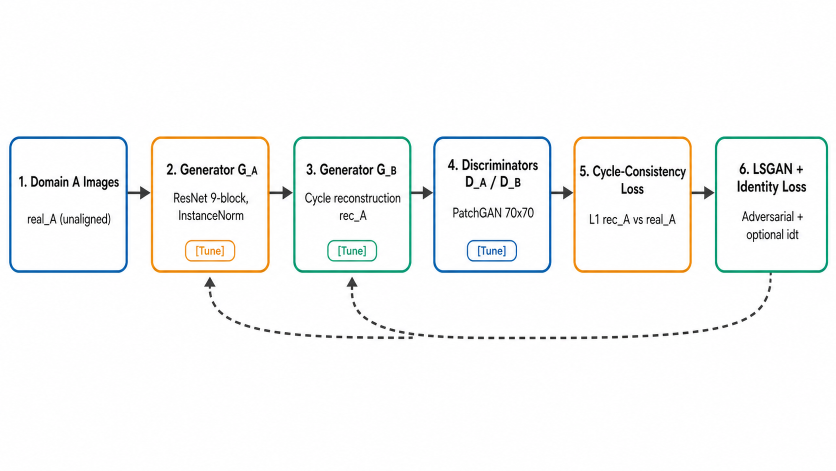
#> input picture examples/benchmarks/cyclegan/generated.png, 1672 x 941 px (shown at 1/2 size)
$ python probe_palette.py ../../examples/benchmarks/cyclegan/generated.png
#> lines starting #> are read from the running program, lines starting #| are printed output that depends on the picture
#!/usr/bin/env python3
"""Probe a slide image and recommend a safe chroma-key color for icon extraction.

Why: in Part 2 we extract icons onto a flat chroma-key canvas and then remove that
color with `remove_chroma_key.py`. If the slide itself contains the key color
(e.g. a green slide keyed on green), the icons get eaten by the matte. This tool
samples the slide, reports which candidate key colors collide with the artwork,
and prints the first safe one.

Usage:
    python3 scripts/probe_palette.py SLIDE.png
    python3 scripts/probe_palette.py SLIDE.png --json

Output (human): a recommendation line `recommended_key: #ff00ff` plus per-candidate
coverage. With --json: a single machine-readable JSON line.
"""
from __future__ import annotations

import argparse
import colorsys
import json
import sys
from pathlib import Path

# Candidate key colors in priority order. Green first (best matte behaviour in
# remove_chroma_key.py), then magenta, orange, red, cyan. Each entry is
# (name, hex, target_hue_degrees).
CANDIDATES = [
    ("green", "#00ff00", 120.0),
    ("magenta", "#ff00ff", 300.0),
    ("orange", "#ff7a00", 30.0),
    ("red", "#ff0033", 350.0),
    ("cyan", "#00ffff", 180.0),
]

# A pixel "collides" with a candidate when it is a vivid pixel whose hue is near
# the candidate hue. We only count vivid pixels (high saturation + mid/high
# value) because the matte only struggles with saturated key-like regions.
HUE_TOLERANCE_DEG = 30.0
MIN_SATURATION = 0.35
MIN_VALUE = 0.30
# Avoid a candidate if vivid pixels near its hue exceed this fraction of the image.
COLLISION_FRACTION = 0.012


def _load_pixels(path: Path, max_side: int = 240):
#> called with max_side = 240
    try:
        from PIL import Image
    except ImportError:
        print("Error: Pillow is required (pip3 install pillow).", file=sys.stderr)
        raise SystemExit(2)
    with Image.open(path) as im:
#> im is the input picture: PIL image 1672x941 RGB; mean R, G, B 247.1, 247.9, 247.4
        im = im.convert("RGB")
        original = im.size
#> original = (1672, 941)
        w, h = original
#> w = 1672; h = 941
        scale = min(1.0, max_side / max(w, h))
#> scale = 0.144
        if scale < 1.0:
            im = im.resize((max(1, int(w * scale)), max(1, int(h * scale))))
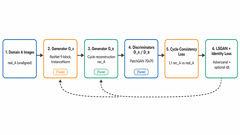
#> im: PIL image 240x135 RGB; mean R, G, B 246.8, 247.6, 247.1
        raw = im.tobytes()
        pixels = [(raw[i], raw[i + 1], raw[i + 2]) for i in range(0, len(raw), 3)]
#> pixels = 32400 items
    return pixels, im.size, original


def _hue_distance(a: float, b: float) -> float:
    d = abs(a - b) % 360.0
    return min(d, 360.0 - d)


def analyze(path: Path):
    pixels, (w, h), (orig_w, orig_h) = _load_pixels(path)
#> pixels = 32400 items; w = 240; h = 135; orig_w = 1672; orig_h = 941
    total = max(1, len(pixels))
#> total = 32400
    coverage = {name: 0 for name, _, _ in CANDIDATES}

    for r, g, b in pixels:
        hh, _, _ = colorsys.rgb_to_hls(r / 255.0, g / 255.0, b / 255.0)
        hue = hh * 360.0
        mx = max(r, g, b)
        mn = min(r, g, b)
        sat = 0.0 if mx == 0 else (mx - mn) / mx
        val = mx / 255.0
        if sat < MIN_SATURATION or val < MIN_VALUE:
            continue
        for name, _hex, target in CANDIDATES:
            if _hue_distance(hue, target) <= HUE_TOLERANCE_DEG:
                coverage[name] += 1
#> this loop made 32400 passes
#> (r, g, b, hh, hue, mx, mn, sat) on passes 1 to 3: (254, 254, 254, 0, 0, 254, 254, 0), (254, 254, 254, 0, 0, 254, 254, 0), (254, 254, 254, 0, 0, 254, 254, 0)
#> after the loop, coverage = {'green': 0, 'magenta': 0, 'orange': 283, 'red': 0, 'cyan': 417}

    cov_frac = {name: coverage[name] / total for name, _, _ in CANDIDATES}
#> cov_frac = {'green': 0, 'magenta': 0, 'orange': 0.00873, 'red': 0, 'cyan': 0.0129}
    recommended = None
    for name, hexval, _ in CANDIDATES:
        if cov_frac[name] < COLLISION_FRACTION:
            recommended = (name, hexval)
            break
    if recommended is None:
        # Everything collides; pick the least-used candidate.
        name = min(cov_frac, key=cov_frac.get)
        recommended = (name, dict((n, h) for n, h, _ in CANDIDATES)[name])

    return {
        "image": str(path),
        "size": [orig_w, orig_h],
        "sample_size": [w, h],
        "coverage_fraction": {k: round(v, 5) for k, v in cov_frac.items()},
        "collision_threshold": COLLISION_FRACTION,
        "recommended_key_name": recommended[0],
        "recommended_key": recommended[1],
    }


def main() -> None:
    ap = argparse.ArgumentParser(description=__doc__)
    ap.add_argument("image", help="Slide image to probe.")
    ap.add_argument("--json", action="store_true", help="Emit a single JSON line.")
    args = ap.parse_args()

    path = Path(args.image)
    if not path.exists():
        print(f"Error: image not found: {path}", file=sys.stderr)
        raise SystemExit(2)

    result = analyze(path)
#> result = 7 items
    if args.json:
        print(json.dumps(result, ensure_ascii=False))
        return

    sw, sh = result["sample_size"]
#> sw = 240; sh = 135
    print(
        f"image: {result['image']}  size: {result['size'][0]}x{result['size'][1]}"
        f"  (coverage sampled at {sw}x{sh})"
    )
#| image: ../../examples/benchmarks/cyclegan/generated.png  size: 1672x941  (coverage sampled at 240x135)
    print("vivid coverage per candidate key color:")
    for name, hexval, _ in CANDIDATES:
        frac = result["coverage_fraction"][name]
        flag = "COLLIDES" if frac >= COLLISION_FRACTION else "ok"
        print(f"  {name:8} {hexval}  {frac*100:6.2f}%  {flag}")
#> this loop made 5 passes
#> (frac, flag) on passes 1 to 5: (0, 'ok'), (0, 'ok'), (0.00873, 'ok'), (0, 'ok'), (0.0129, 'COLLIDES')
#|   green    #00ff00    0.00%  ok
#|   magenta  #ff00ff    0.00%  ok
#|   orange   #ff7a00    0.87%  ok
#|   red      #ff0033    0.00%  ok
#|   cyan     #00ffff    1.29%  COLLIDES
    print(f"recommended_key: {result['recommended_key']}  ({result['recommended_key_name']})")
#| recommended_key: #00ff00  (green)


if __name__ == "__main__":
    main()
